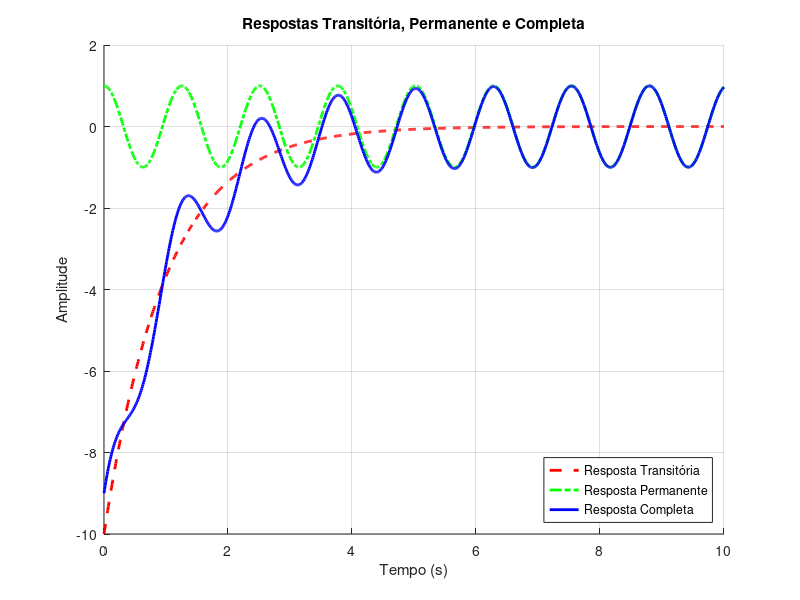

MATLAB code for this plot:
clc, close
% Tempo do sinal começa em zero e termina em 10 com passo de 0.01
t = 0:0.01:10;

% Definição dos sinais
x_trans = -10 * exp(-t);
x_perm = cos(5*t);
x = x_trans + x_perm;

% Gráficos
figure;
hold on;
plot(t, x_trans, 'r--', 'linewidth', 2);
plot(t, x_perm, 'g-.', 'linewidth', 2);
plot(t, x, 'b', 'linewidth', 2);

grid on;
title('Respostas Transitória, Permanente e Completa');
xlabel('Tempo (s)');
ylabel('Amplitude');
legend('Resposta Transitória','Resposta Permanente','Resposta Completa', 'Location','southeast');
hold off;